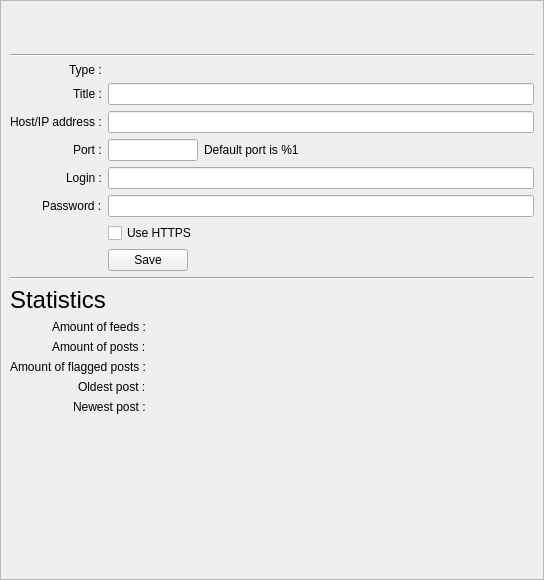
<?xml version="1.0" encoding="UTF-8"?>
<ui version="4.0">
 <class>WidgetPropertiesPaneSource</class>
 <widget class="QWidget" name="WidgetPropertiesPaneSource">
  <property name="geometry">
   <rect>
    <x>0</x>
    <y>0</y>
    <width>544</width>
    <height>580</height>
   </rect>
  </property>
  <property name="windowTitle">
   <string>Form</string>
  </property>
  <layout class="QVBoxLayout" name="verticalLayout">
   <property name="leftMargin">
    <number>0</number>
   </property>
   <property name="topMargin">
    <number>0</number>
   </property>
   <property name="rightMargin">
    <number>0</number>
   </property>
   <property name="bottomMargin">
    <number>0</number>
   </property>
   <item>
    <widget class="QFrame" name="frame">
     <property name="frameShape">
      <enum>QFrame::StyledPanel</enum>
     </property>
     <property name="frameShadow">
      <enum>QFrame::Raised</enum>
     </property>
     <layout class="QVBoxLayout" name="verticalLayout_2">
      <item>
       <widget class="QLabel" name="labelCaption">
        <property name="font">
         <font>
          <pointsize>25</pointsize>
         </font>
        </property>
        <property name="text">
         <string notr="true"/>
        </property>
       </widget>
      </item>
      <item>
       <widget class="Line" name="line">
        <property name="orientation">
         <enum>Qt::Horizontal</enum>
        </property>
       </widget>
      </item>
      <item>
       <layout class="QFormLayout" name="formLayout">
        <property name="labelAlignment">
         <set>Qt::AlignRight|Qt::AlignTrailing|Qt::AlignVCenter</set>
        </property>
        <item row="0" column="0">
         <widget class="QLabel" name="labelType">
          <property name="text">
           <string>Type :</string>
          </property>
         </widget>
        </item>
        <item row="0" column="1">
         <widget class="QLabel" name="labelTypeValue">
          <property name="text">
           <string notr="true"/>
          </property>
         </widget>
        </item>
        <item row="1" column="0">
         <widget class="QLabel" name="labelTitle">
          <property name="text">
           <string>Title :</string>
          </property>
         </widget>
        </item>
        <item row="1" column="1">
         <widget class="QLineEdit" name="lineEditTitle"/>
        </item>
        <item row="2" column="0">
         <widget class="QLabel" name="labelRemoteHost">
          <property name="text">
           <string>Host/IP address :</string>
          </property>
         </widget>
        </item>
        <item row="3" column="0">
         <widget class="QLabel" name="labelRemotePort">
          <property name="text">
           <string>Port :</string>
          </property>
         </widget>
        </item>
        <item row="4" column="0">
         <widget class="QLabel" name="labelRemoteLogin">
          <property name="text">
           <string>Login :</string>
          </property>
         </widget>
        </item>
        <item row="5" column="0">
         <widget class="QLabel" name="labelRemotePassword">
          <property name="text">
           <string>Password :</string>
          </property>
         </widget>
        </item>
        <item row="7" column="1">
         <layout class="QHBoxLayout" name="horizontalLayout">
          <item>
           <widget class="QPushButton" name="pushButtonSave">
            <property name="text">
             <string>Save</string>
            </property>
           </widget>
          </item>
          <item>
           <spacer name="horizontalSpacer">
            <property name="orientation">
             <enum>Qt::Horizontal</enum>
            </property>
            <property name="sizeHint" stdset="0">
             <size>
              <width>40</width>
              <height>20</height>
             </size>
            </property>
           </spacer>
          </item>
         </layout>
        </item>
        <item row="2" column="1">
         <widget class="QLineEdit" name="lineEditRemoteHost"/>
        </item>
        <item row="3" column="1">
         <layout class="QHBoxLayout" name="horizontalLayout_2">
          <item>
           <widget class="QLineEdit" name="lineEditRemotePort">
            <property name="minimumSize">
             <size>
              <width>90</width>
              <height>0</height>
             </size>
            </property>
            <property name="maximumSize">
             <size>
              <width>90</width>
              <height>16777215</height>
             </size>
            </property>
           </widget>
          </item>
          <item>
           <widget class="QLabel" name="labelRemotePortInfo">
            <property name="font">
             <font>
              <pointsize>9</pointsize>
             </font>
            </property>
            <property name="text">
             <string>Default port is %1</string>
            </property>
           </widget>
          </item>
          <item>
           <spacer name="horizontalSpacer_2">
            <property name="orientation">
             <enum>Qt::Horizontal</enum>
            </property>
            <property name="sizeHint" stdset="0">
             <size>
              <width>40</width>
              <height>20</height>
             </size>
            </property>
           </spacer>
          </item>
         </layout>
        </item>
        <item row="4" column="1">
         <widget class="QLineEdit" name="lineEditRemoteLogin"/>
        </item>
        <item row="5" column="1">
         <widget class="QLineEdit" name="lineEditRemotePassword">
          <property name="echoMode">
           <enum>QLineEdit::PasswordEchoOnEdit</enum>
          </property>
         </widget>
        </item>
        <item row="6" column="1">
         <widget class="QCheckBox" name="checkBoxRemoteUseHTTPS">
          <property name="text">
           <string>Use HTTPS</string>
          </property>
         </widget>
        </item>
       </layout>
      </item>
      <item>
       <widget class="Line" name="line_2">
        <property name="orientation">
         <enum>Qt::Horizontal</enum>
        </property>
       </widget>
      </item>
      <item>
       <widget class="QLabel" name="labelStatistics">
        <property name="font">
         <font>
          <pointsize>18</pointsize>
         </font>
        </property>
        <property name="text">
         <string>Statistics</string>
        </property>
       </widget>
      </item>
      <item>
       <layout class="QFormLayout" name="formLayout_2">
        <property name="labelAlignment">
         <set>Qt::AlignRight|Qt::AlignTrailing|Qt::AlignVCenter</set>
        </property>
        <item row="0" column="0">
         <widget class="QLabel" name="labelFeedCount">
          <property name="text">
           <string>Amount of feeds :</string>
          </property>
         </widget>
        </item>
        <item row="0" column="1">
         <widget class="QLabel" name="labelFeedCountValue">
          <property name="text">
           <string notr="true"/>
          </property>
         </widget>
        </item>
        <item row="1" column="0">
         <widget class="QLabel" name="labelPostCount">
          <property name="text">
           <string>Amount of posts :</string>
          </property>
         </widget>
        </item>
        <item row="1" column="1">
         <widget class="QLabel" name="labelPostCountValue">
          <property name="text">
           <string notr="true"/>
          </property>
         </widget>
        </item>
        <item row="2" column="0">
         <widget class="QLabel" name="labelFlaggedPostCount">
          <property name="text">
           <string>Amount of flagged posts :</string>
          </property>
         </widget>
        </item>
        <item row="2" column="1">
         <widget class="QLabel" name="labelFlaggedPostCountValue">
          <property name="text">
           <string notr="true"/>
          </property>
         </widget>
        </item>
        <item row="3" column="0">
         <widget class="QLabel" name="labelOldestPost">
          <property name="text">
           <string>Oldest post :</string>
          </property>
         </widget>
        </item>
        <item row="3" column="1">
         <widget class="QLabel" name="labelOldestPostValue">
          <property name="text">
           <string notr="true"/>
          </property>
         </widget>
        </item>
        <item row="4" column="0">
         <widget class="QLabel" name="labelNewestPost">
          <property name="text">
           <string>Newest post :</string>
          </property>
         </widget>
        </item>
        <item row="4" column="1">
         <widget class="QLabel" name="labelNewestPostValue">
          <property name="text">
           <string notr="true"/>
          </property>
         </widget>
        </item>
       </layout>
      </item>
      <item>
       <spacer name="verticalSpacer">
        <property name="orientation">
         <enum>Qt::Vertical</enum>
        </property>
        <property name="sizeHint" stdset="0">
         <size>
          <width>20</width>
          <height>40</height>
         </size>
        </property>
       </spacer>
      </item>
     </layout>
    </widget>
   </item>
  </layout>
 </widget>
 <resources/>
 <connections/>
</ui>
